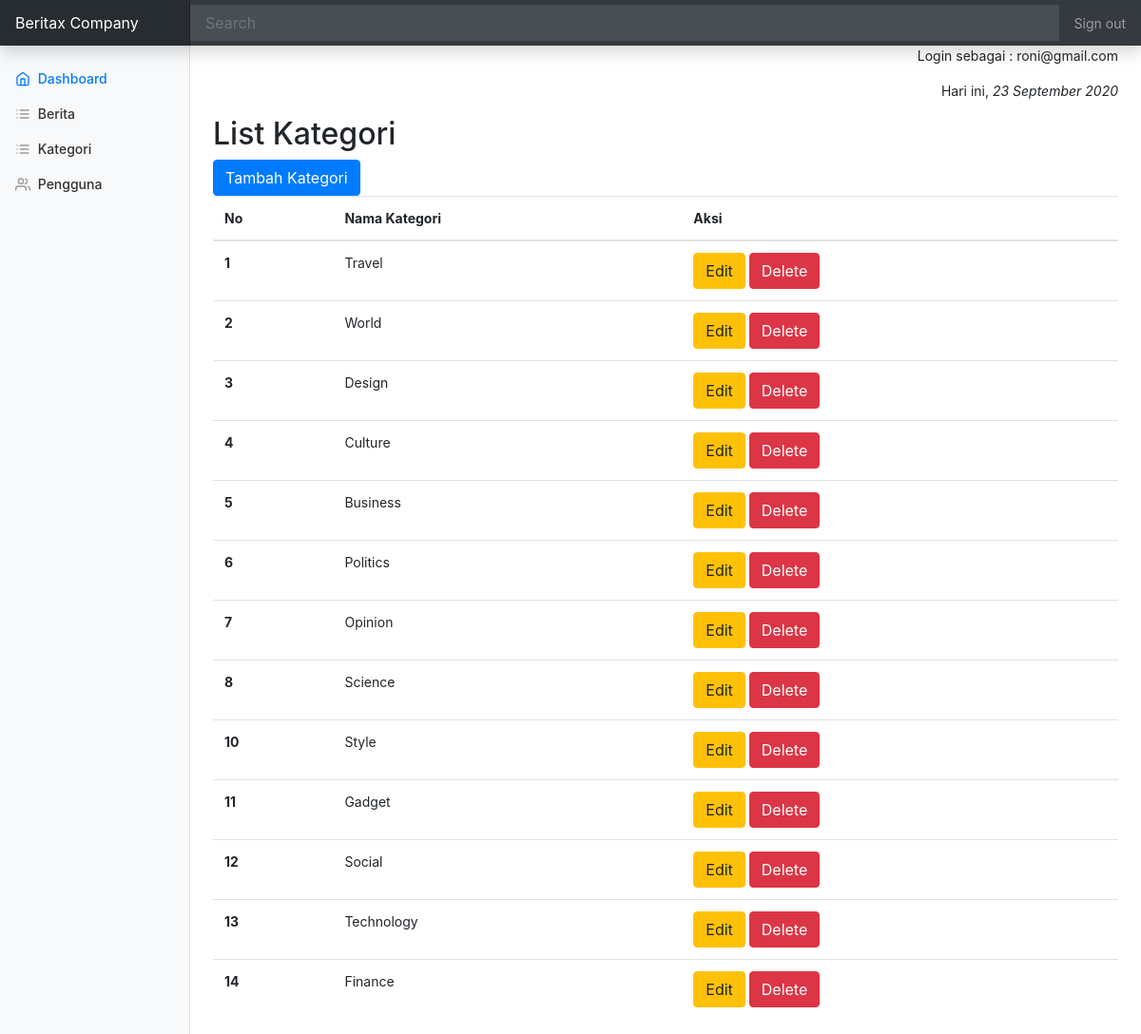
The app's page /admin/kategori.php (signed in) with its own data.
### tables this page shows
CREATE TABLE `kategori` (
  `id_kategori` int(4) NOT NULL,
  `nama_kategori` varchar(20) DEFAULT NULL
);

### admin/kategori.php (the view, shortened to what this page needs)
<?php require ('includes/topheader.php'); ?>
<?php require ('includes/leftsidebar.php'); ?>
<h1 id="list_kategori" class="h2">List Kategori</h1>
<button type="button" class="btn btn-primary" data-toggle="modal" data-target="#myModal">Tambah Kategori</button>
<br>
<table class="table">
  <thead>
    <tr>
      <th scope="col">No</th>
      <th scope="col">Nama Kategori</th>
      <th scope="col">Aksi</th>
    </tr>
  </thead>
  <tbody>
    <?php
    $sql = "SELECT * FROM kategori";
    $result = mysqli_query($conn, $sql);
    while ($data = mysqli_fetch_assoc($result)) {
     ?>
    <tr>
      <th scope="row"><?=$data['id_kategori'];?></th>
      <td><?=$data['nama_kategori'];?></td>
      <td>
      <button type="button" class="btn btn-warning" data-toggle="modal" data-target="#myModal2">Edit</button>
      <a href="proses_del_kategori.php?id=<?=$data['id_kategori'];?>"><button type="button" class="btn btn-danger">Delete</button></a>
    </td>
    <?php } ?>
    </tr>
  </tbody>
</table>
<?php require ('includes/footer.php'); ?>

### admin/includes/topheader.php (shortened to what this page needs)
 <?php require 'function/functions.php'; ?>
 <!DOCTYPE html>
 <html>
 <head>
 	<link rel="stylesheet" href="../assets/css/bootstrap.css">
  <link rel="stylesheet" type="text/css" href="https://cdnjs.cloudflare.com/ajax/libs/font-awesome/4.7.0/css/font-awesome.min.css">
 	<link rel="stylesheet" href="../assets/css/dashboard.css">
  <link rel="stylesheet" href="../../assets/css/style.css">
 </head>
 <body>
 	<nav class="navbar navbar-dark sticky-top bg-dark flex-md-nowrap p-0 shadow">
  <a class="navbar-brand col-md-3 col-lg-2 mr-0 px-3" href="http://localhost/beritax/admin/">Beritax Company</a>
  <input class="form-control form-control-dark w-100" type="text" placeholder="Search" aria-label="Search">
  <ul class="navbar-nav px-3">
    <li class="nav-item text-nowrap">
      <a class="nav-link" href="logout.php">Sign out</a>
    </li>
  </ul>
</nav>

### admin/includes/leftsidebar.php (shortened to what this page needs)
<div class="container-fluid">
  <div class="row">
    <nav id="sidebarMenu" class="col-md-3 col-lg-2 d-md-block bg-light sidebar collapse">
      <div class="sidebar-sticky pt-3">
        <ul class="nav flex-column">
          <li class="nav-item">
            <a class="nav-link active" href="index.php">
              <span data-feather="home"></span>
              Dashboard <span class="sr-only">(current)</span>
            </a>
          </li>
          <li class="nav-item">
            <a class="nav-link" href="berita.php">
              <span data-feather="list"></span>
              Berita
            </a>
          </li>
          <li class="nav-item">
            <a class="nav-link" href="kategori.php">
              <span data-feather="list"></span>
              Kategori
            </a>
          </li>
          <li class="nav-item">
            <a class="nav-link" href="users.php">
              <span data-feather="users"></span>
              Pengguna
            </a>
          </li>
        </ul>
      </div>
    </nav>
<main role="main" class="col-md-9 ml-sm-auto col-lg-10 px-md-4">
<?php
$log_as = $_SESSION['username'];
 ?>
  <?php
echo "<p class='text-right'>Login sebagai : ".$log_as."</p>";
  echo today();
  ?>

### admin/function/functions.php (shortened to what this page needs)
<?php function today() { ?>
	<p align="right">Hari ini, <i><?php
echo date("d F Y");
 ?></i>
	</p>
<?php } ?>

### admin/includes/footer.php (shortened to what this page needs)
</body>
</html>

### assets/css/dashboard.css (style rules this page uses)
body { font-size: .875rem; }
.feather { width: 16px; height: 16px; vertical-align: text-bottom; }
.sidebar { position: fixed; top: 0; bottom: 0; left: 0; z-index: 100; padding: 48px 0 0; box-shadow: inset -1px 0 0 rgba(0, 0, 0, .1); }
.sidebar-sticky { position: relative; top: 0; height: calc(100vh - 48px); padding-top: .5rem; overflow-x: hidden; overflow-y: auto; }
.sidebar .nav-link { font-weight: 500; color: #333; }
.sidebar .nav-link .feather { margin-right: 4px; color: #999; }
.sidebar .nav-link.active { color: #007bff; }
.sidebar .nav-link:hover .feather, .sidebar .nav-link.active .feather { color: inherit; }
.navbar-brand { padding-top: .75rem; padding-bottom: .75rem; font-size: 1rem; background-color: rgba(0, 0, 0, .25); box-shadow: inset -1px 0 0 rgba(0, 0, 0, .25); }
.navbar .form-control { padding: .75rem 1rem; border-width: 0; border-radius: 0; }
.form-control-dark { color: #fff; background-color: rgba(255, 255, 255, .1); border-color: rgba(255, 255, 255, .1); }

### records on screen
kategori: id_kategori "1", nama_kategori "Travel"
kategori: id_kategori "2", nama_kategori "World"
kategori: id_kategori "3", nama_kategori "Design"
kategori: id_kategori "4", nama_kategori "Culture"
kategori: id_kategori "5", nama_kategori "Business"
kategori: id_kategori "6", nama_kategori "Politics"
kategori: id_kategori "7", nama_kategori "Opinion"
kategori: id_kategori "8", nama_kategori "Science"
kategori: id_kategori "10", nama_kategori "Style"
kategori: id_kategori "11", nama_kategori "Gadget"
kategori: id_kategori "12", nama_kategori "Social"
kategori: id_kategori "13", nama_kategori "Technology"
kategori: id_kategori "14", nama_kategori "Finance"

### other values on screen
$log_as "roni@gmail.com"
